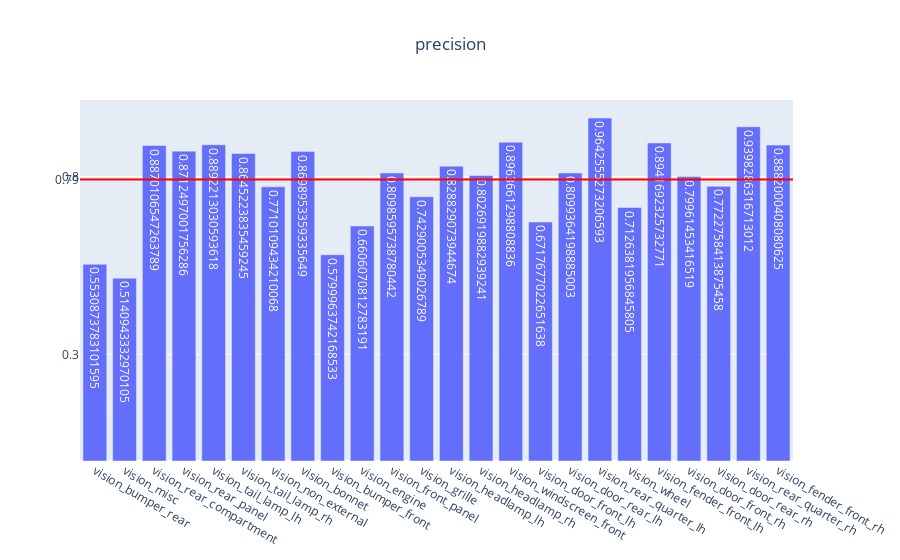

Notebook source saved alongside this figure:
### Code cell
genVisMulitlabel(partEvalMetrics, "precision")

### Figure 1 — Plotly figure (JSON) as saved in the notebook; plotly's stock layout.template omitted (floating-point values rounded to 4 significant figures)
{"data": [{"text": [0.5531, 0.5141, 0.887, 0.8712, 0.8892, 0.8645, 0.771, 0.8699, 0.58, 0.6606, 0.8099, 0.7429, 0.8288, 0.8027, 0.8964, 0.6718, 0.8099, 0.9643, 0.7126, 0.8942, 0.7996, 0.7723, 0.9398, 0.8882], "type": "bar", "x": ["vision_bumper_rear", "vision_misc", "vision_rear_compartment", "vision_rear_panel", "vision_tail_lamp_lh", "vision_tail_lamp_rh", "vision_non_external", "vision_bonnet", "vision_bumper_front", "vision_engine", "vision_front_panel", "vision_grille", "vision_headlamp_lh", "vision_headlamp_rh", "vision_windscreen_front", "vision_door_front_lh", "vision_door_rear_lh", "vision_rear_quarter_lh", "vision_wheel", "vision_fender_front_lh", "vision_door_front_rh", "vision_door_rear_rh", "vision_rear_quarter_rh", "vision_fender_front_rh"], "y": [0.5531, 0.5141, 0.887, 0.8712, 0.8892, 0.8645, 0.771, 0.8699, 0.58, 0.6606, 0.8099, 0.7429, 0.8288, 0.8027, 0.8964, 0.6718, 0.8099, 0.9643, 0.7126, 0.8942, 0.7996, 0.7723, 0.9398, 0.8882]}], "layout": {"shapes": [{"line": {"color": "red", "width": 2}, "type": "line", "x0": 0, "x1": 1, "xref": "x domain", "y0": 0.7914, "y1": 0.7914, "yref": "y"}], "title": {"text": "precision", "x": 0.5}, "yaxis": {"tickmode": "array", "tickvals": ["0.79", 0.3, 0.8]}}}
